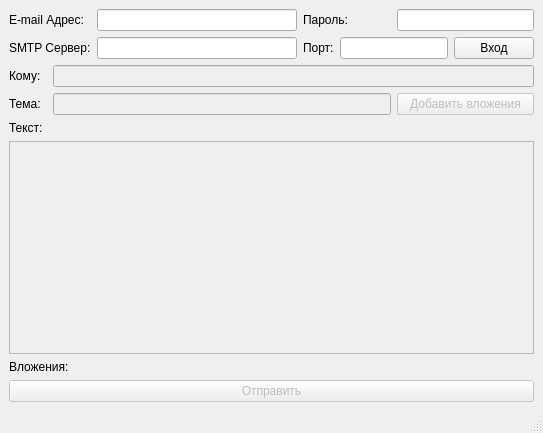
<?xml version="1.0" encoding="UTF-8"?>
<ui version="4.0">
 <class>XakepMail</class>
 <widget class="QMainWindow" name="XakepMail">
  <property name="geometry">
   <rect>
    <x>0</x>
    <y>0</y>
    <width>543</width>
    <height>433</height>
   </rect>
  </property>
  <property name="windowTitle">
   <string>XakepMail</string>
  </property>
  <widget class="QWidget" name="centralwidget">
   <layout class="QGridLayout" name="gridLayout">
    <item row="3" column="5" colspan="2">
     <widget class="QPushButton" name="pushButton_2">
      <property name="enabled">
       <bool>false</bool>
      </property>
      <property name="text">
       <string>Добавить вложения</string>
      </property>
     </widget>
    </item>
    <item row="0" column="3" colspan="2">
     <widget class="QLabel" name="label_2">
      <property name="text">
       <string>Пароль:</string>
      </property>
     </widget>
    </item>
    <item row="5" column="0" colspan="7">
     <widget class="QTextEdit" name="textEdit">
      <property name="enabled">
       <bool>false</bool>
      </property>
     </widget>
    </item>
    <item row="3" column="0">
     <widget class="QLabel" name="label_6">
      <property name="enabled">
       <bool>true</bool>
      </property>
      <property name="text">
       <string>Тема:</string>
      </property>
     </widget>
    </item>
    <item row="3" column="1" colspan="4">
     <widget class="QLineEdit" name="lineEdit_5">
      <property name="enabled">
       <bool>false</bool>
      </property>
     </widget>
    </item>
    <item row="0" column="2">
     <widget class="QLineEdit" name="lineEdit"/>
    </item>
    <item row="6" column="0" colspan="7">
     <widget class="QLabel" name="label_8">
      <property name="enabled">
       <bool>true</bool>
      </property>
      <property name="text">
       <string>Вложения: </string>
      </property>
      <property name="wordWrap">
       <bool>true</bool>
      </property>
     </widget>
    </item>
    <item row="2" column="1" colspan="6">
     <widget class="QLineEdit" name="lineEdit_6">
      <property name="enabled">
       <bool>false</bool>
      </property>
     </widget>
    </item>
    <item row="1" column="6">
     <widget class="QPushButton" name="pushButton">
      <property name="text">
       <string>Вход</string>
      </property>
     </widget>
    </item>
    <item row="2" column="0">
     <widget class="QLabel" name="label_5">
      <property name="enabled">
       <bool>true</bool>
      </property>
      <property name="text">
       <string>Кому:</string>
      </property>
     </widget>
    </item>
    <item row="1" column="0" colspan="2">
     <widget class="QLabel" name="label_3">
      <property name="text">
       <string>SMTP Сервер:</string>
      </property>
     </widget>
    </item>
    <item row="1" column="2">
     <widget class="QLineEdit" name="lineEdit_3"/>
    </item>
    <item row="0" column="0" colspan="2">
     <widget class="QLabel" name="label">
      <property name="text">
       <string>E-mail Адрес:</string>
      </property>
     </widget>
    </item>
    <item row="0" column="5" colspan="2">
     <widget class="QLineEdit" name="lineEdit_2">
      <property name="tabletTracking">
       <bool>false</bool>
      </property>
      <property name="echoMode">
       <enum>QLineEdit::Password</enum>
      </property>
     </widget>
    </item>
    <item row="1" column="4" colspan="2">
     <widget class="QLineEdit" name="lineEdit_4"/>
    </item>
    <item row="4" column="0" colspan="2">
     <widget class="QLabel" name="label_7">
      <property name="enabled">
       <bool>true</bool>
      </property>
      <property name="text">
       <string>Текст:</string>
      </property>
     </widget>
    </item>
    <item row="7" column="0" colspan="7">
     <widget class="QPushButton" name="pushButton_3">
      <property name="enabled">
       <bool>false</bool>
      </property>
      <property name="text">
       <string>Отправить</string>
      </property>
     </widget>
    </item>
    <item row="1" column="3">
     <widget class="QLabel" name="label_4">
      <property name="text">
       <string>Порт:</string>
      </property>
     </widget>
    </item>
   </layout>
  </widget>
  <widget class="QStatusBar" name="statusbar"/>
  <action name="action1">
   <property name="text">
    <string>1</string>
   </property>
  </action>
 </widget>
 <resources/>
 <connections/>
</ui>
